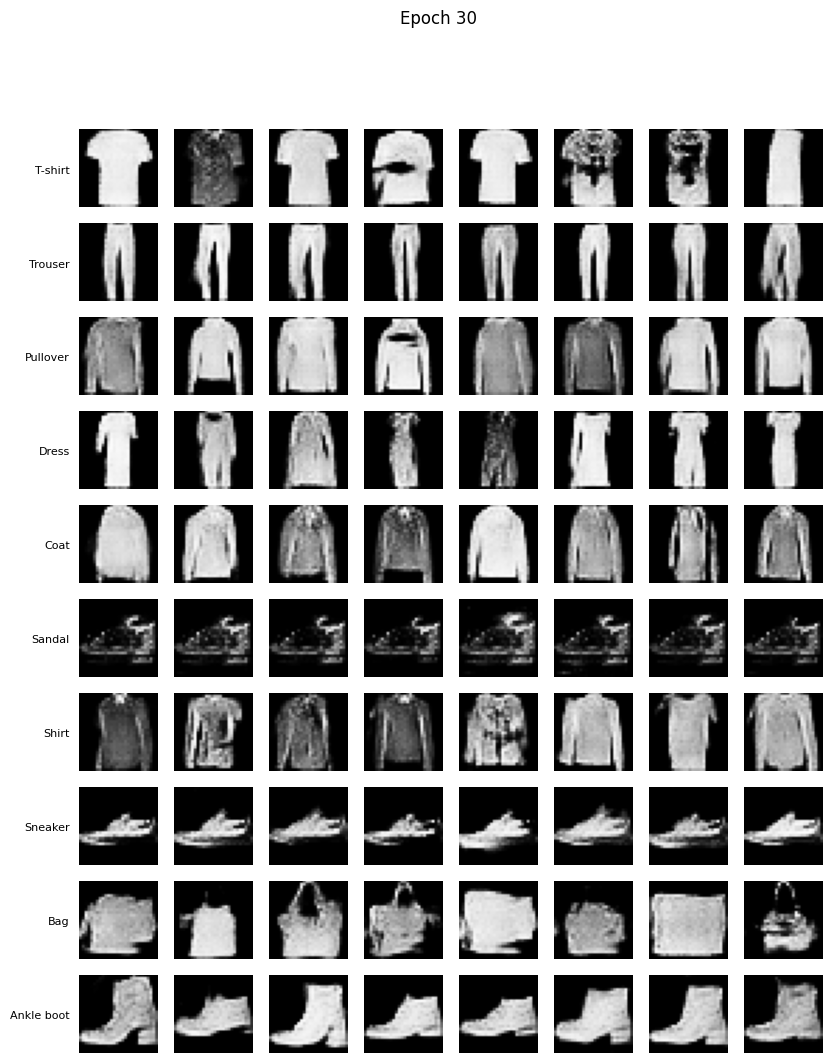
#> input picture outputs/epoch_030.png, 832 x 1063 px
$ python compare_grids.py
#> lines starting #> are read from the running program, lines starting #| are printed output that depends on the picture
from pathlib import Path

import matplotlib
matplotlib.use("Agg")   # save to a file, no pop-up window
import matplotlib.pyplot as plt

BASE_DIR = Path(__file__).resolve().parent.parent
OUT_DIR = BASE_DIR / "comparison"
OUT_DIR.mkdir(exist_ok=True)

# Load the two final grids (they are already saved as images)
img_v1 = plt.imread(BASE_DIR / "outputs" / "epoch_030.png")
#> img_v1 is the input picture: shape (1063, 832, 4) float32; mean R, G, B, A 0.606, 0.606, 0.606, 1
img_v2 = plt.imread(BASE_DIR / "outputs_v2" / "epoch_030.png")
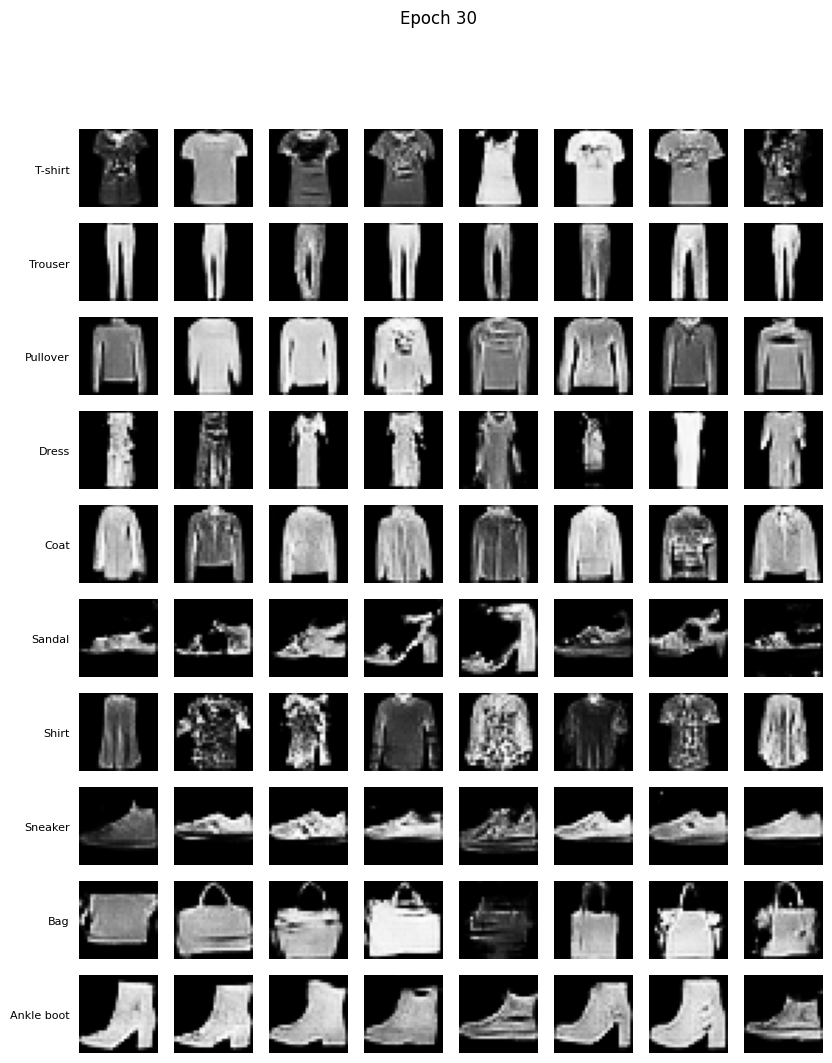
#> input picture outputs_v2/epoch_030.png, 832 x 1063 px
#> img_v2 is the input picture: shape (1063, 832, 4) float32; mean R, G, B, A 0.587, 0.587, 0.587, 1

fig, axes = plt.subplots(1, 2, figsize=(13, 8.5))

axes[0].imshow(img_v1)
axes[0].set_title("Baseline (v1): repeated shoes", fontsize=13)
axes[0].axis("off")

axes[1].imshow(img_v2)
axes[1].set_title("Stricter discriminator (v2): more variety", fontsize=13)
axes[1].axis("off")

fig.tight_layout()
fig.savefig(OUT_DIR / "grid_comparison.png", dpi=130)
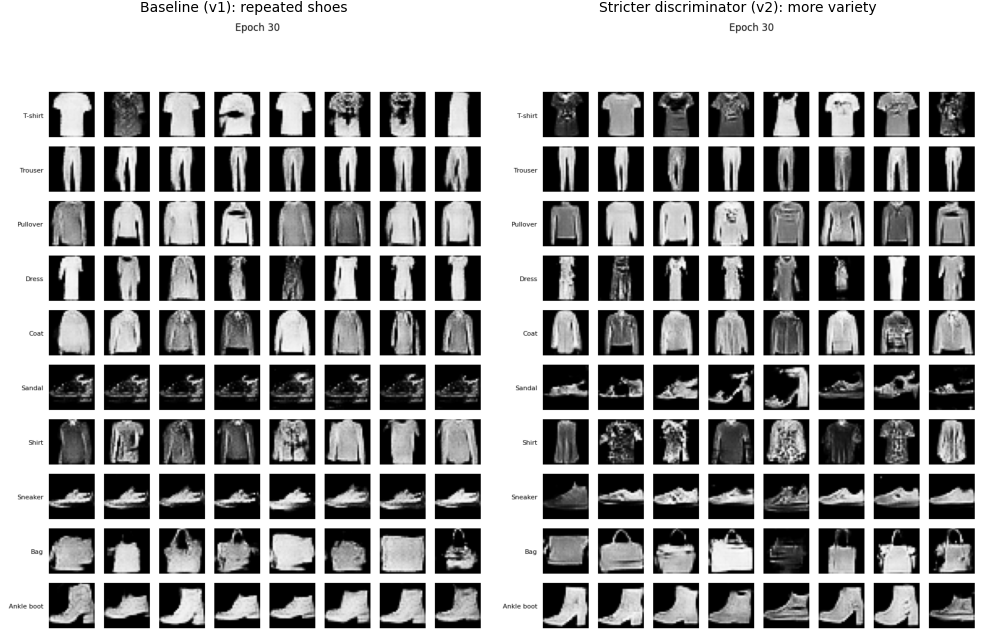
#> figure drawn by matplotlib, 2 panels
print("Saved:", OUT_DIR / "grid_comparison.png")
